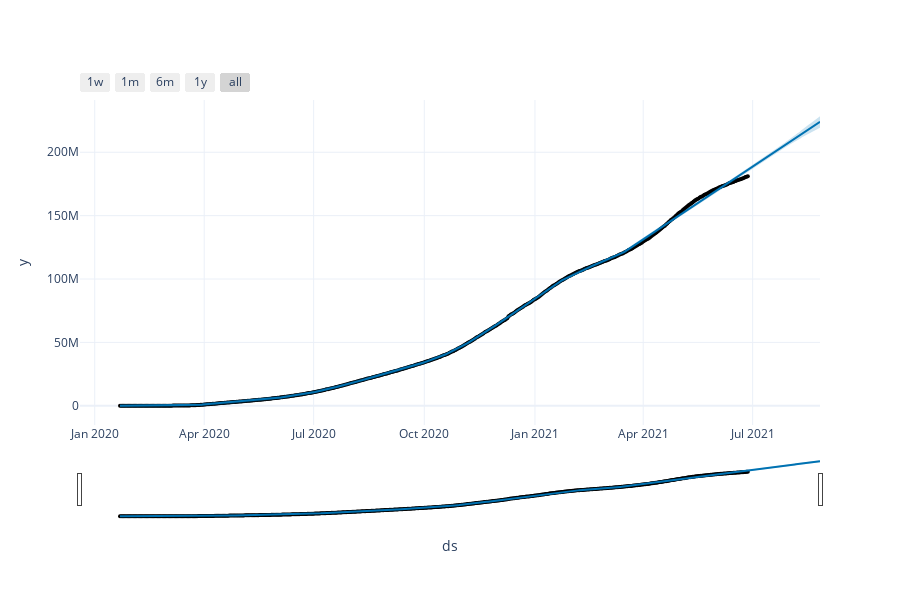

Notebook code cell kept with this figure:
### Code cell
fig = plot_plotly(model, forecast_conf) 

fig.update_layout(template='plotly_white')

iplot(fig)

### Figure 1 — Plotly figure (JSON) as saved in the notebook; plotly's stock layout.template omitted (floating-point values rounded to 4 significant figures; data arrays with more than 128 entries replaced by an {"elided": "..."} marker saying what was removed)
{"data": [{"marker": {"color": "black", "size": 4}, "mode": "markers", "name": "Actual", "type": "scatter", "x": {"elided": "523 str values"}, "y": {"elided": "523 int values"}}, {"hoverinfo": "skip", "line": {"width": 0}, "mode": "lines", "type": "scatter", "x": {"elided": "583 str values"}, "y": {"elided": "583 float values"}}, {"fill": "tonexty", "fillcolor": "rgba(0, 114, 178, 0.2)", "line": {"color": "#0072B2", "width": 2}, "mode": "lines", "name": "Predicted", "type": "scatter", "x": {"elided": "583 str values"}, "y": {"elided": "583 float values"}}, {"fill": "tonexty", "fillcolor": "rgba(0, 114, 178, 0.2)", "hoverinfo": "skip", "line": {"width": 0}, "mode": "lines", "type": "scatter", "x": {"elided": "583 str values"}, "y": {"elided": "583 float values"}}], "layout": {"height": 600, "showlegend": false, "width": 900, "xaxis": {"autorange": true, "range": ["2019-12-19 17:49:42.8571", "2021-08-26"], "rangeselector": {"buttons": [{"count": 7, "label": "1w", "step": "day", "stepmode": "backward"}, {"count": 1, "label": "1m", "step": "month", "stepmode": "backward"}, {"count": 6, "label": "6m", "step": "month", "stepmode": "backward"}, {"count": 1, "label": "1y", "step": "year", "stepmode": "backward"}, {"step": "all"}]}, "rangeslider": {"autorange": true, "range": ["2019-12-19 17:49:42.8571", "2021-08-26"], "visible": true, "yaxis": {"_template": null, "rangemode": "match"}}, "title": {"text": "ds"}, "type": "date"}, "yaxis": {"autorange": true, "range": [-15180000.0, 241200000.0], "title": {"text": "y"}, "type": "linear"}}}
